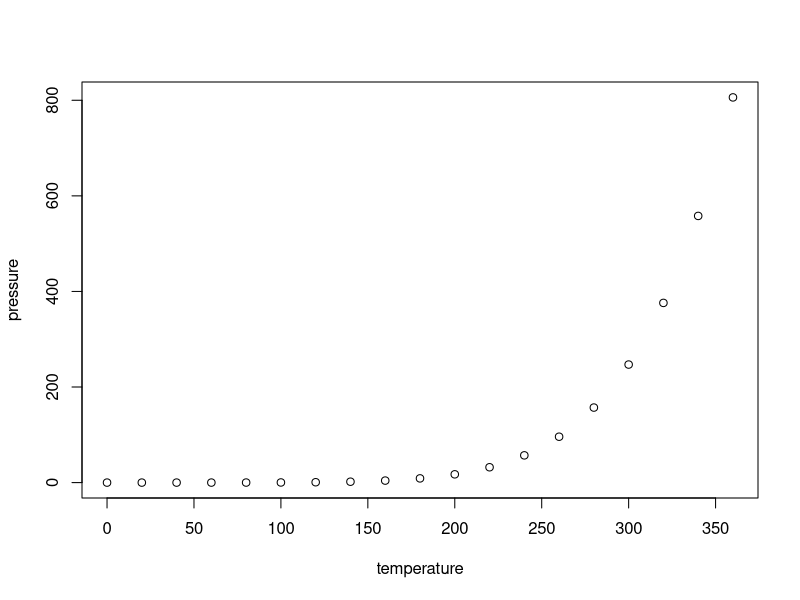
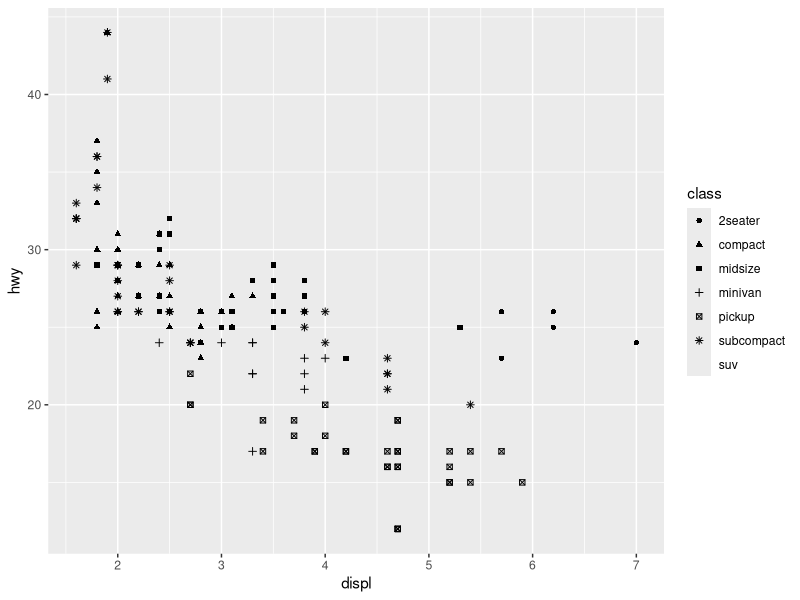
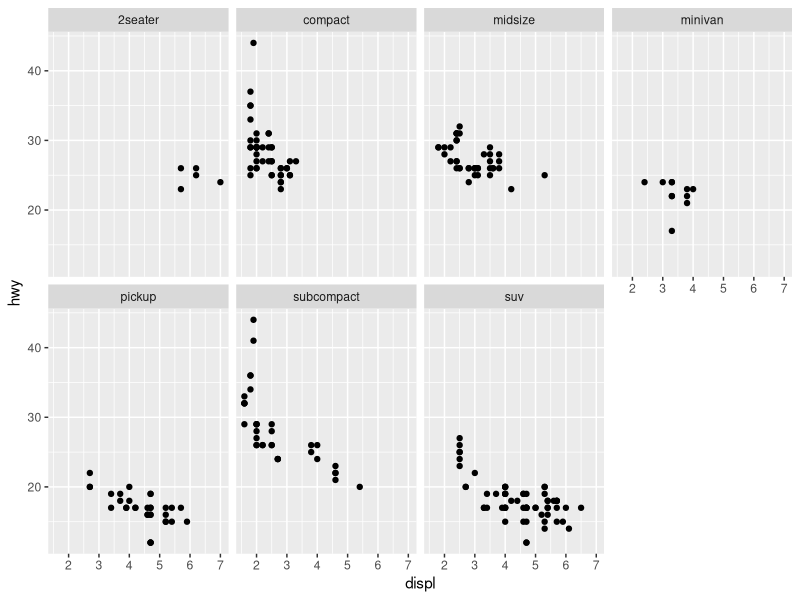
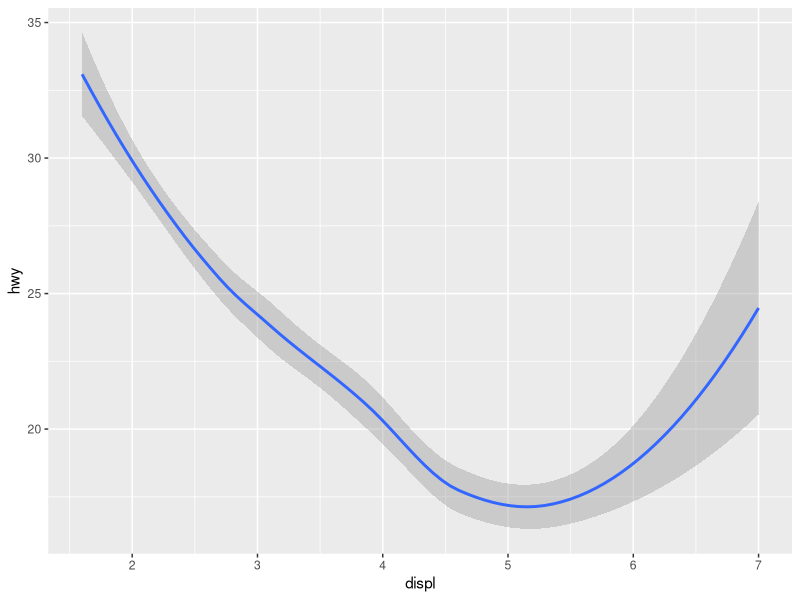
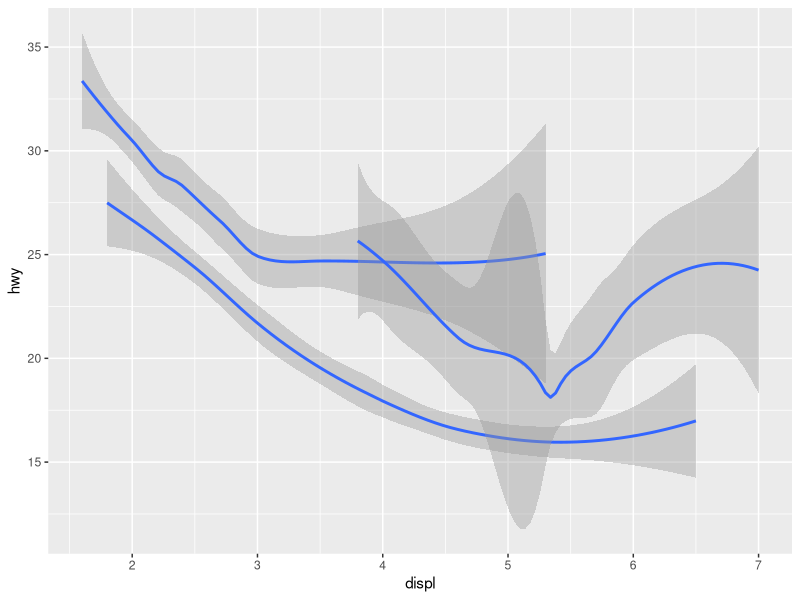
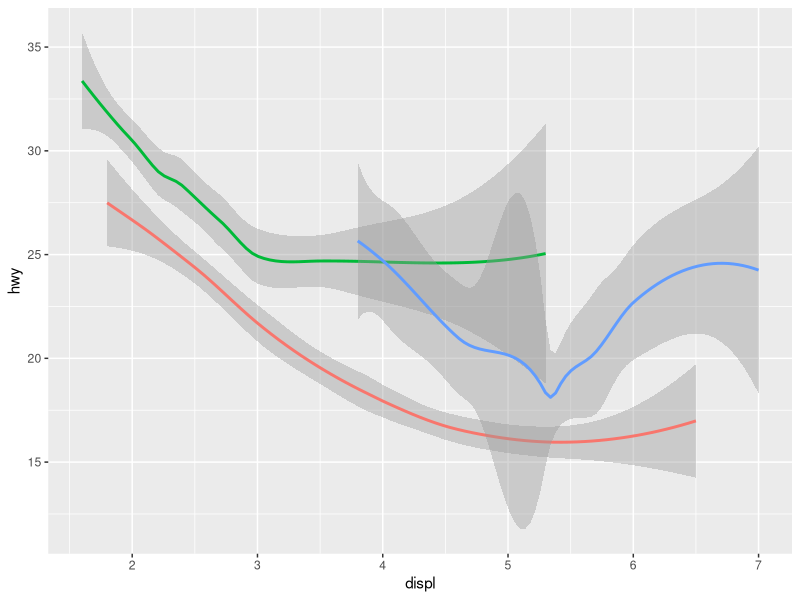
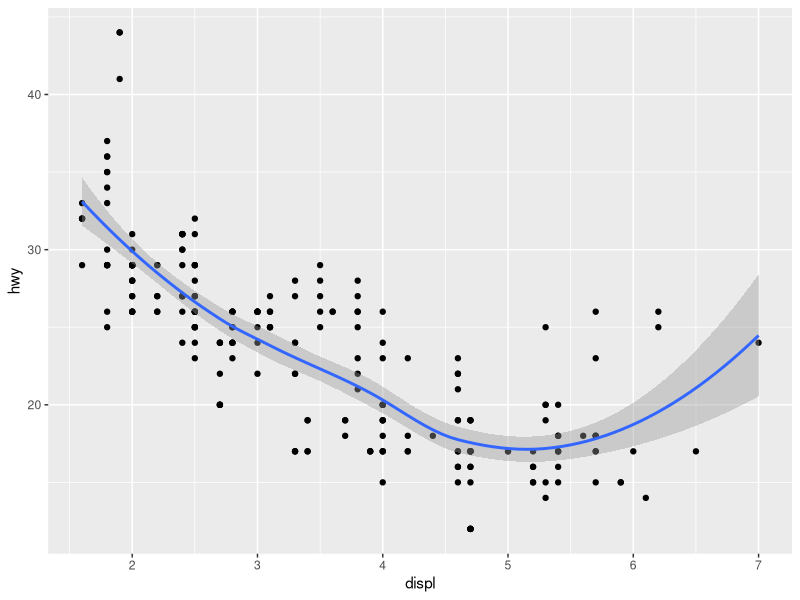
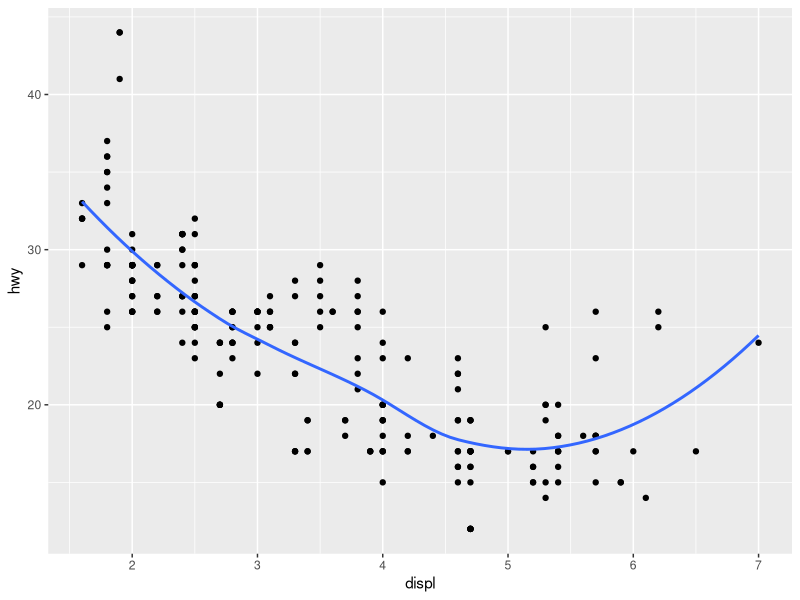

These figures' R source, in order:
## ---- chunk 1
knitr::opts_chunk$set(echo = TRUE)
## ---- chunk 2
summary(cars)
## ---- chunk 3
plot(pressure)
## ---- chunk 4
#install.packages("tidyverse")
#install.packages("maps")
library(maps)
library(tidyverse)
## ---- chunk 5
ggplot(data = mpg) +
  geom_point(mapping = aes(x = displ, y = hwy, shape = class))
## ---- chunk 6
ggplot(data = mpg) +
  geom_point(mapping = aes(x = displ, y = hwy)) +
  facet_wrap(~ class, nrow = 2)
## ---- chunk 7
ggplot(data = mpg) +
  geom_smooth(mapping = aes(x = displ, y = hwy))

ggplot(data = mpg) +
  geom_smooth(mapping = aes(x = displ, y = hwy, group = drv))

ggplot(data = mpg) +
  geom_smooth(
    mapping = aes(x = displ, y = hwy, color = drv),
    show.legend = FALSE
  )

#display multiple geoms in the same plot 
ggplot(data = mpg) +
  geom_point(mapping = aes(x = displ, y = hwy)) +
  geom_smooth(mapping = aes(x = displ, y = hwy))

# OR
ggplot(data = mpg, mapping = aes(x = displ, y = hwy)) +
  geom_point() +
  geom_smooth(se = FALSE) #se = FALSE - optional

#multiple geoms with color
ggplot(data = mpg, mapping = aes(x = displ, y = hwy)) +
  geom_point(mapping = aes(color = class)) +
  geom_smooth()

#multiple geoms with different specific data 
ggplot(data = mpg, mapping = aes(x = displ, y = hwy)) +
  geom_point(mapping = aes(color = class)) +
  geom_smooth(data = filter(mpg, class == "subcompact"), se = FALSE)
## ---- chunk 8
ggplot(data = diamonds) +
  geom_bar(mapping = aes(x = cut, y = stat(prop), group  = 1))

#stat summary used to summarize the y values for each unique x value
ggplot(data = diamonds) +
  stat_summary(
    mapping = aes(x = cut, y = depth), 
    fun.ymin = min,
    fun.ymax = max,
    fun.y = median
  )

?stat_bin
## ---- chunk 9
ggplot(data = diamonds) +
  geom_bar(mapping = aes(x = cut, color = cut))

ggplot(data = diamonds) +
  geom_bar(mapping = aes(x = cut, fill = clarity), position = "dodge")

bar <- ggplot(data = diamonds) +
  geom_bar(
    mapping = aes(x = cut, fill = cut), 
    show.legend = FALSE,
    width = 1
  ) +
  theme(aspect.ratio = 1) +
  labs(x = NULL, y = NULL)

bar + coord_flip()
bar + coord_polar()
## ---- chunk 10
ggplot(data = mpg, mapping = aes(x = class, y = hwy)) +
  geom_boxplot()

ggplot(data = mpg, mapping = aes(x = class, y = hwy)) +
  geom_boxplot() +
  coord_flip()
## ---- chunk 11
nz = map_data("nz")

ggplot(nz, aes(long, lat, group = group)) +
  geom_polygon(fill = "white", color = "black")

ggplot(nz, aes(long, lat, group = group)) +
  geom_polygon(full = "white", color = "black") +
  coord_quickmap()
